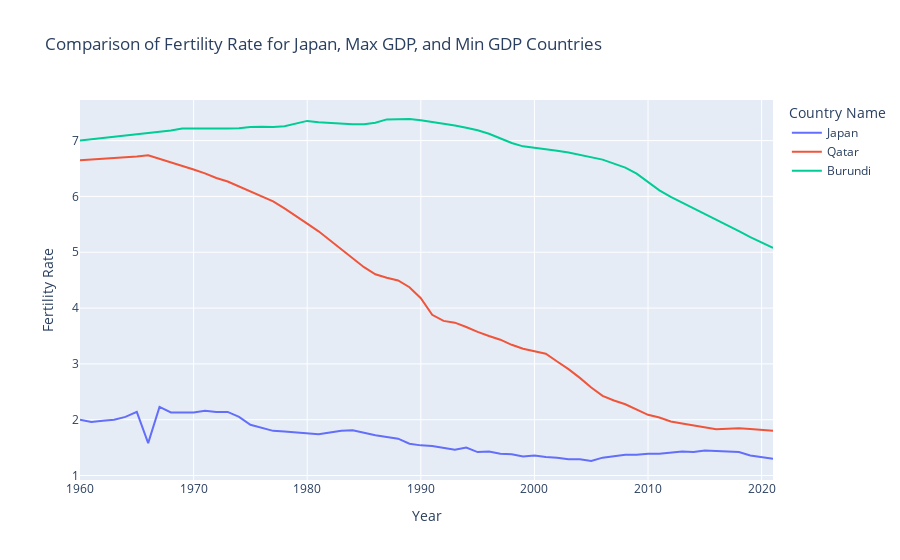

This figure's notebook cell:
### Code cell
#### 提取 Japan 和其他两个国家的生育率数据
japan_data = df2[df2['Country Name'] == 'Japan']
max_gdp_data = df2[df2['Country Name'] == max_gdp_country['Country Name']]
min_gdp_data = df2[df2['Country Name'] == min_gdp_country['Country Name']]


# 将 "Year" 列的数据类型转换为整数
merged_data['Year'] = merged_data['Year'].astype(int)

# 仅保留年份小于或等于2021的数据
merged_data = merged_data[merged_data['Year'] <= 2021]

# 使用 Plotly 绘制图表
fig = px.line(merged_data, x='Year', y='Fertility Rate', color='Country Name',
              title='Comparison of Fertility Rate for Japan, Max GDP, and Min GDP Countries')

# 显示图表
fig.show()

### Figure 1 — Plotly figure (JSON) as saved in the notebook; plotly's stock layout.template omitted (floating-point values rounded to 4 significant figures)
{"data": [{"hovertemplate": "Country Name=Japan<br>Year=%{x}<br>Fertility Rate=%{y}<extra></extra>", "legendgroup": "Japan", "line": {"color": "#636efa", "dash": "solid"}, "marker": {"symbol": "circle"}, "mode": "lines", "name": "Japan", "orientation": "v", "showlegend": true, "type": "scatter", "x": [1960, 1961, 1962, 1963, 1964, 1965, 1966, 1967, 1968, 1969, 1970, 1971, 1972, 1973, 1974, 1975, 1976, 1977, 1978, 1979, 1980, 1981, 1982, 1983, 1984, 1985, 1986, 1987, 1988, 1989, 1990, 1991, 1992, 1993, 1994, 1995, 1996, 1997, 1998, 1999, 2000, 2001, 2002, 2003, 2004, 2005, 2006, 2007, 2008, 2009, 2010, 2011, 2012, 2013, 2014, 2015, 2016, 2017, 2018, 2019, 2020, 2021], "xaxis": "x", "y": [2, 1.96, 1.98, 2, 2.05, 2.14, 1.58, 2.23, 2.13, 2.13, 2.13, 2.16, 2.14, 2.14, 2.05, 1.91, 1.85, 1.8, 1.79, 1.77, 1.75, 1.74, 1.77, 1.8, 1.81, 1.76, 1.72, 1.69, 1.66, 1.57, 1.54, 1.53, 1.5, 1.46, 1.5, 1.42, 1.43, 1.39, 1.38, 1.34, 1.36, 1.33, 1.32, 1.29, 1.29, 1.26, 1.32, 1.34, 1.37, 1.37, 1.39, 1.39, 1.41, 1.43, 1.42, 1.45, 1.44, 1.43, 1.42, 1.36, 1.33, 1.3], "yaxis": "y"}, {"hovertemplate": "Country Name=Qatar<br>Year=%{x}<br>Fertility Rate=%{y}<extra></extra>", "legendgroup": "Qatar", "line": {"color": "#EF553B", "dash": "solid"}, "marker": {"symbol": "circle"}, "mode": "lines", "name": "Qatar", "orientation": "v", "showlegend": true, "type": "scatter", "x": [1960, 1961, 1962, 1963, 1964, 1965, 1966, 1967, 1968, 1969, 1970, 1971, 1972, 1973, 1974, 1975, 1976, 1977, 1978, 1979, 1980, 1981, 1982, 1983, 1984, 1985, 1986, 1987, 1988, 1989, 1990, 1991, 1992, 1993, 1994, 1995, 1996, 1997, 1998, 1999, 2000, 2001, 2002, 2003, 2004, 2005, 2006, 2007, 2008, 2009, 2010, 2011, 2012, 2013, 2014, 2015, 2016, 2017, 2018, 2019, 2020, 2021], "xaxis": "x", "y": [6.647, 6.659, 6.67, 6.688, 6.694, 6.716, 6.736, 6.674, 6.613, 6.545, 6.482, 6.413, 6.33, 6.268, 6.18, 6.099, 6.003, 5.911, 5.786, 5.656, 5.514, 5.375, 5.211, 5.057, 4.884, 4.732, 4.605, 4.542, 4.494, 4.373, 4.176, 3.879, 3.77, 3.738, 3.661, 3.573, 3.5, 3.433, 3.342, 3.27, 3.227, 3.181, 3.042, 2.906, 2.749, 2.578, 2.426, 2.343, 2.276, 2.176, 2.087, 2.04, 1.969, 1.932, 1.898, 1.864, 1.827, 1.839, 1.848, 1.834, 1.816, 1.801], "yaxis": "y"}, {"hovertemplate": "Country Name=Burundi<br>Year=%{x}<br>Fertility Rate=%{y}<extra></extra>", "legendgroup": "Burundi", "line": {"color": "#00cc96", "dash": "solid"}, "marker": {"symbol": "circle"}, "mode": "lines", "name": "Burundi", "orientation": "v", "showlegend": true, "type": "scatter", "x": [1960, 1961, 1962, 1963, 1964, 1965, 1966, 1967, 1968, 1969, 1970, 1971, 1972, 1973, 1974, 1975, 1976, 1977, 1978, 1979, 1980, 1981, 1982, 1983, 1984, 1985, 1986, 1987, 1988, 1989, 1990, 1991, 1992, 1993, 1994, 1995, 1996, 1997, 1998, 1999, 2000, 2001, 2002, 2003, 2004, 2005, 2006, 2007, 2008, 2009, 2010, 2011, 2012, 2013, 2014, 2015, 2016, 2017, 2018, 2019, 2020, 2021], "xaxis": "x", "y": [7.003, 7.023, 7.038, 7.067, 7.09, 7.113, 7.135, 7.156, 7.18, 7.215, 7.214, 7.213, 7.21, 7.215, 7.222, 7.244, 7.248, 7.245, 7.259, 7.307, 7.353, 7.329, 7.314, 7.298, 7.295, 7.294, 7.32, 7.38, 7.383, 7.387, 7.365, 7.336, 7.301, 7.272, 7.23, 7.184, 7.123, 7.04, 6.958, 6.897, 6.872, 6.849, 6.819, 6.785, 6.746, 6.708, 6.659, 6.588, 6.515, 6.409, 6.26, 6.108, 5.991, 5.889, 5.794, 5.695, 5.587, 5.481, 5.38, 5.271, 5.177, 5.078], "yaxis": "y"}], "layout": {"legend": {"title": {"text": "Country Name"}, "tracegroupgap": 0}, "title": {"text": "Comparison of Fertility Rate for Japan, Max GDP, and Min GDP Countries"}, "xaxis": {"anchor": "y", "domain": [0, 1], "title": {"text": "Year"}}, "yaxis": {"anchor": "x", "domain": [0, 1], "title": {"text": "Fertility Rate"}}}}
